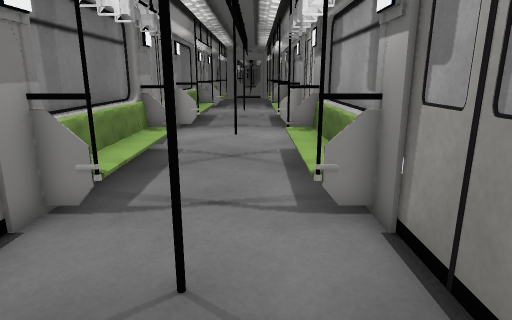
View 1 (above)

14 first-person views from a walk through a 3-D level made in the Unity game engine. The camera is 1.4 m above the floor, tilts 14° down and sees 75° across. The floor is counted in squares, 0.5 m on a side. Each view is taken from the middle of a square. On the plan, view 1 faces up. The plan holds only what a view shows up to about 20 squares ahead; the rest is blank. The place goes on beyond the plan. The player character is not drawn. Some surface patterns are stand-ins.

View 2
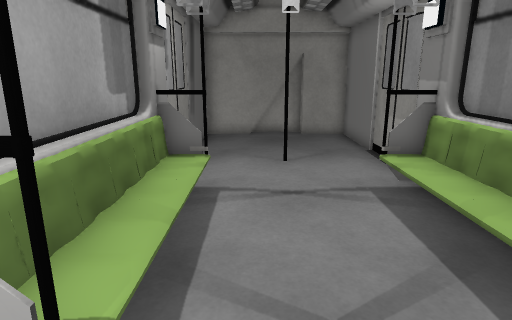

View 3
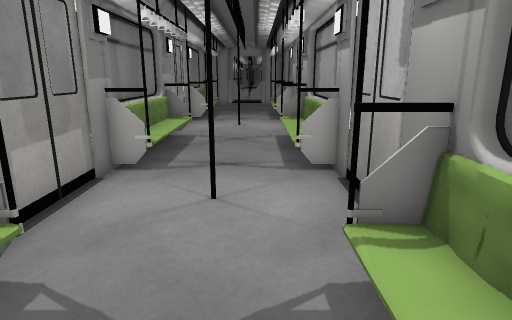

View 4
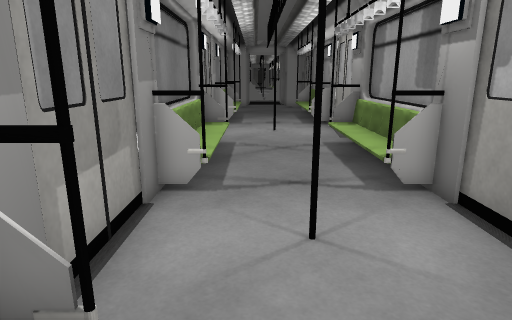

View 5
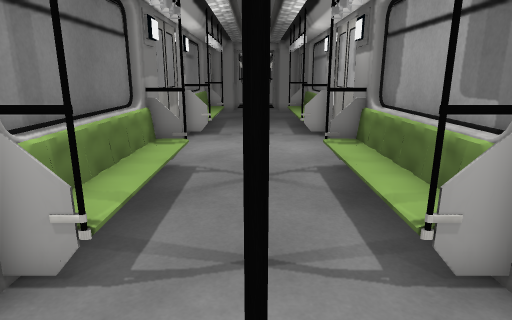

View 6
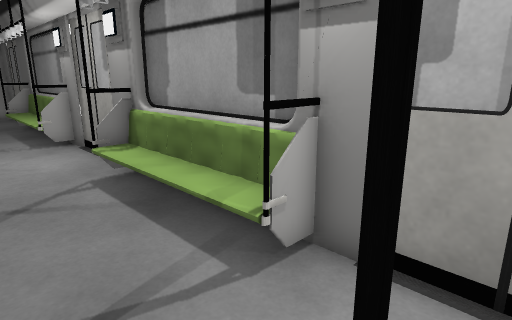

View 7
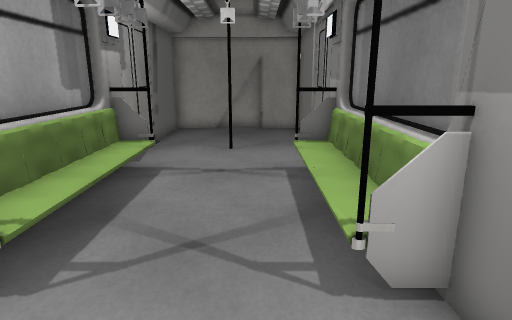

View 8
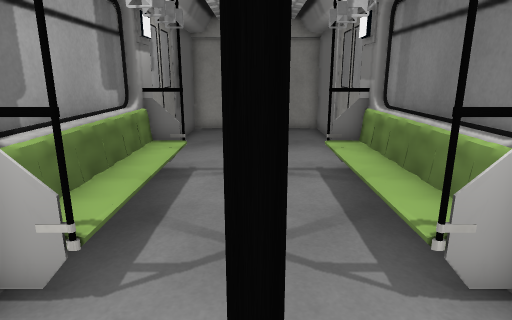

View 9
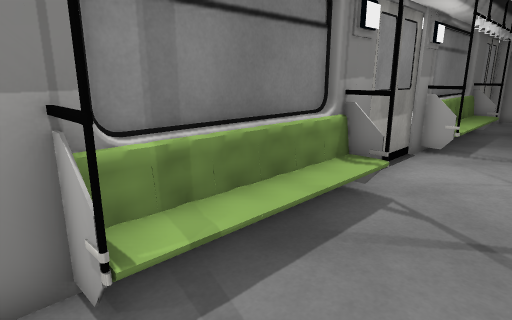

View 10
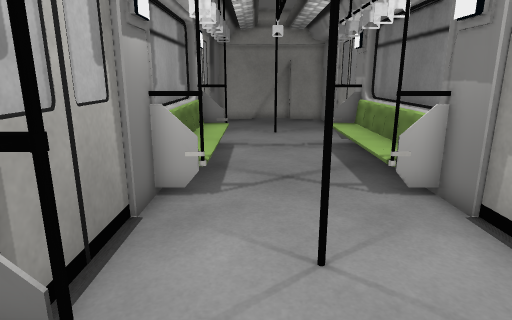

View 11
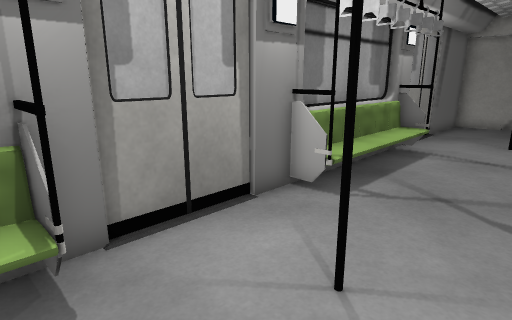

View 12
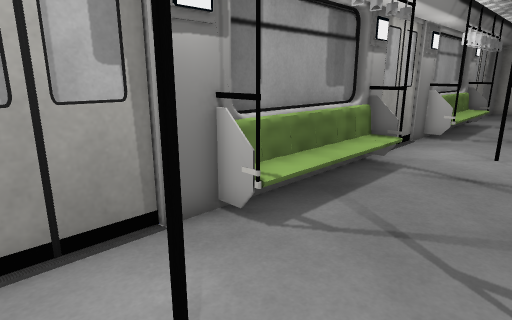

View 13
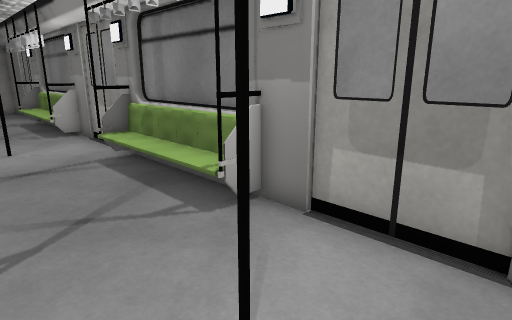

View 14
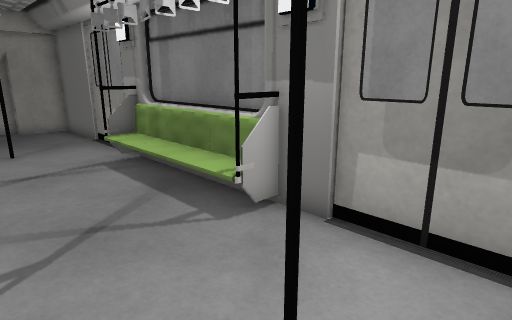

### Floor plan
Key: @ floor where view 1 was taken; # wall or solid block; . floor; = window, fence, low wall or low ledge.
Columns run from 5 left of view 1 to 3 right of it. Each row starts with its distance up from view 1.
 31 ##.....##
 30 #.......#
 29 #...#...#
 28 #.......#
 27 ##.....##
 26 ##.....##
 25 ##.....##
 24 #=.....=#
 23 #=.....=#
 22 #=.....=#
 21 #=.....=#
 20 #=.....=#
 19 ##.....##
 18 ##.....##
 17 #.......#
 16 #...#...#
 15 #.......#
 14 ##.....##
 13 ##.....##
 12 #=.....=#
 11 ###...###
 10   #...#
  9   #...#
  8   #...#
  7 ###...###
  6 ##.....##
  5 #.......#
  4 #...#...#
  3 #.......#
  2 ##.....##
  1 ##.....##
  0  #...@.#
 -1  #.....#
 -2  #######

Positions as (right, up) in squares from view 1, and headings:
1: (0, 0), facing up
2: (0, 15), facing down
3: (0, 9), facing up
4: (-2, 11), facing up
5: (-1, 15), facing up
6: (-2, 16), facing up-right
7: (-2, 17), facing down
8: (-1, 17), facing down
9: (0, 18), facing up-left
10: (0, 21), facing down
11: (-3, 20), facing down-right
12: (-3, 30), facing down-right
13: (1, 31), facing down-left
14: (1, 18), facing down-left
